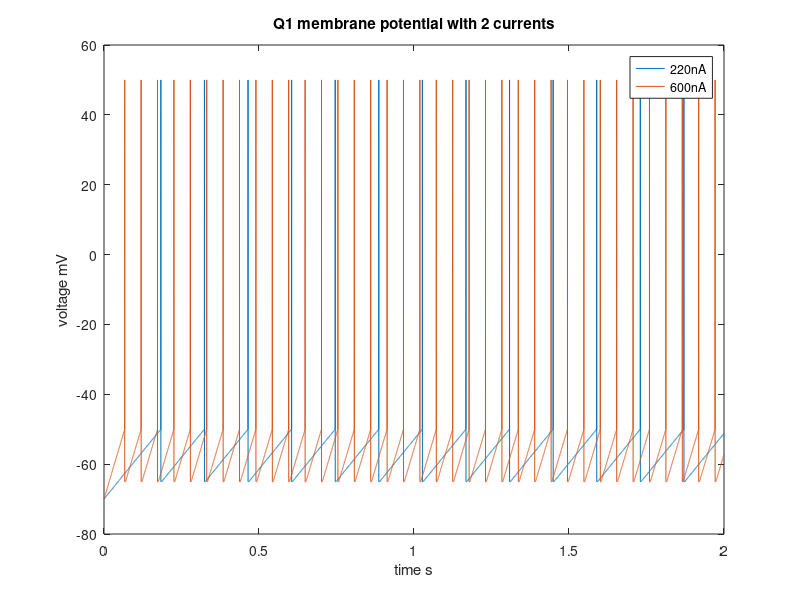
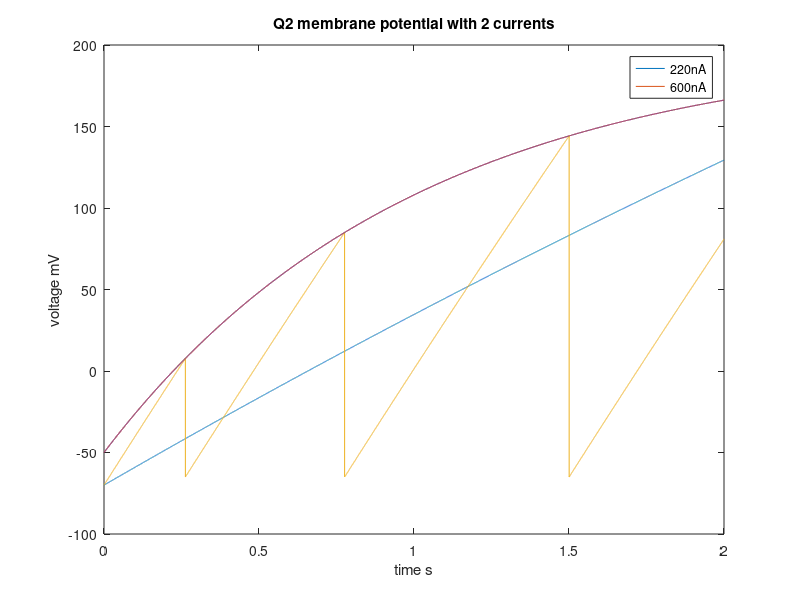
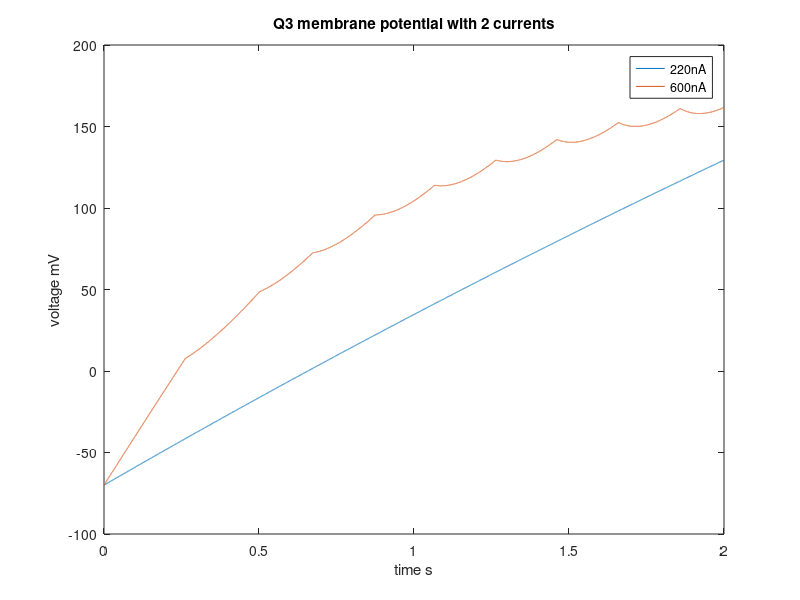
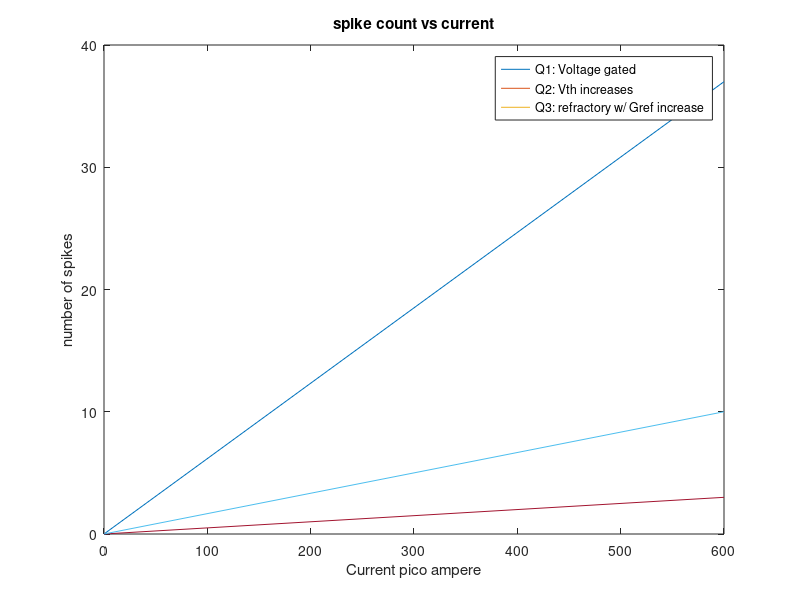

MATLAB code for these plots, in order:
%% [Tutorial 2.2]

%% Question 1: voltage gated channel
%setting up the parameters
EL = -70; %leaky = -70mV
Rm = 5; % resistence = 5ohms
Cm = 2; % membrane capacitance = 5nF
Vth = -50; % threshold -50mV
Vreset = -65; % reset voltage -65mV
Vpeak = 50; %voltage peak = -50mV

%setting up time
dt = 0.0001; %0.1ms step size
tvec = 0:dt:2; % setting up the tvector 2seconds
tau_ref = 25; % tau reference 2.5*1ms= 2.5ms

%setting up voltage vector
vvec1 = zeros(size(tvec)); %voltage size same as tvec
vvec1(1) = EL; %initialize first element as leaky


%% setting up Euler's method 
for range = 100:100:600 %setting up applied current constants
    pos = 1; %pos of iapp vec
       countvec1 = zeros(6);% define the spike vector
   iapp1 = zeros(6); %current vector
   vvec1avg = zeros(6);% the vm average vector
      vvec1avg(pos) = 0; % initialize = 0
   iapp1(pos) = range; % first element as the first applied current range
   refrac = 1 + tau_ref;
   countvec1(pos) = 0; % spike array counts
   vvec1add = 0; % define an sum vector for membrane potential
for i = 2:length(tvec)
    if (refrac > tau_ref) %if time > refractory period, start firing
    %dVm/dt = ((El - Vm) /Rm + Iapp)/Cm.
    dVm_over_dt = ((EL-vvec1(i-1)) / Rm + iapp1(pos))/Cm;
    % Vmi = Vmi-1 + dt*f(ti-1,vmi-1) 
    vvec1(i) = vvec1(i-1) + dVm_over_dt * dt;
    else %or it's just gonna stay at reset, while time increases 
        refrac = refrac+1; 
        vvec1(i) = Vreset;
    end
    if (vvec1(i) > Vth)% if vvec element is higher than V threshold
        vvec1(i-1) = Vpeak; %force the element to peak;
        vvec1(i) = Vreset;
        countvec1(pos)= countvec1(pos)+1; %spike count +1
        refrac = 0; % resset refractory period.
    end
    vvec1add = vvec1(i-1)+vvec1(i);
end
vvec1avg(pos) = vvec1add / length(tvec); % get the average
pos = pos + 1;
vvec1add = 0; % reset the sum to 0 to start another 'for' loop.
end

%% setting up Euler's method (membrane potential)
for range = 220:380:600 %setting up applied current constants
       pos = 1; %pos of iapp vec
    iapp = zeros(2); %current vector
   iapp(pos) = range; % first element as the first applied current range
   refrac = 1 + tau_ref; %refractory time initialization

for i = 2:length(tvec)
    if (refrac > tau_ref) % if time achieves tau, start firing
    %dVm/dt = ((El - Vm) /Rm + Iapp)/Cm.
    dVm_over_dt = ((EL-vvec1(i-1)) / Rm + iapp(pos))/Cm;
    % Vmi = Vmi-1 + dt*f(ti-1,vmi-1) 
    vvec1(i) = vvec1(i-1) + dVm_over_dt * dt;
    else%or it's just gonna stay at reset, while time increases 
        refrac = refrac+1;
        vvec1(i) = Vreset;
    end
    if (vvec1(i) > Vth)% if vvec element is higher than V threshold
        vvec1(i-1) = Vpeak; %force the element to peak;
        vvec1(i) = Vreset; 
        refrac = 0; %reset the refractory period
    end
end
pos = pos + 1; % move on to the next position array

figure(1)
plot(tvec,vvec1)
hold on
title('Q1 membrane potential with 2 currents')
xlabel('time s')
ylabel('voltage mV')
end
legend({'220nA','600nA'})

%% Q2 Threshold Increase

%implement the new voltage threshold vector.
Vthvec = zeros(size(tvec)); %Vth is a variable
Vth0 = -50;%initial condition is -50mV
Vthvec(1) = Vth0; %initial condition is -50mV
Vthmax = 200; % max condition is 200mV
vvec2 = zeros(size(tvec));
vvec2(1) = EL;
%new parameters
tau_vth = 1;%refractory time const = 1ms

%% setting up Euler's method 
for range = 100:100:600 %setting up applied current constants
       pos = 1; %pos of iapp vec
          countvec2 = zeros(6);% define the spike vector
   iapp2 = zeros(6); %current vector
   iapp2(pos) = range; % first element as the first applied current range
      vvec2avg = zeros(6);% the vm average vector
      vvec2avg(pos) = 0; % initialize = 0
      vvec2add = 0;
   countvec2(pos) = 0; % spike array counts
for i = 2:length(tvec)
    %Euler's for V threshold
    %dVth/dt = (Vth0 - Vth)/tau_vth
    dVth_over_dt = (Vth0-Vthvec(i-1))/tau_vth;
    % Vmi = Vmi-1 + dt*f(ti-1,vmi-1) 
    Vthvec(i) = Vthvec(i-1) + dVth_over_dt * dt;
    %dVm/dt = ((El - Vm) /Rm + Iapp)/Cm.
    dVm_over_dt = ((EL-vvec2(i-1)) / Rm + iapp2(pos))/Cm;
    % Vmi = Vmi-1 + dt*f(ti-1,vmi-1) 
    vvec2(i) = vvec2(i-1) + dVm_over_dt * dt;
    
    if (vvec2(i) > Vthvec(i))% if vvec element is higher than V threshold
        vvec2(i) = Vreset; 
        Vth0 = Vthmax;
        countvec2(pos) = countvec2(pos) + 1;
    end
    vvec2add = vvec2(i-1)+vvec2(i);
end
vvec2avg(pos) = vvec2add/length(tvec);
pos = pos + 1; % move on to the next position array
vvec2add = 0;
end


%% setting up Euler's method (membrane potential)
for range = 220:380:600 %setting up applied current constants
       pos = 1; %pos of iapp vec
    iapp = zeros(2); %current vector
   iapp(pos) = range; % first element as the first applied current range
for i = 2:length(tvec)
    %Euler's for V threshold
    %dVth/dt = (Vth0 - Vth)/tau_vth
    dVth_over_dt = (Vth0-Vthvec(i-1))/tau_vth;
    % Vmi = Vmi-1 + dt*f(ti-1,vmi-1) 
    Vthvec(i) = Vthvec(i-1) + dVth_over_dt * dt;
    %dVm/dt = ((El - Vm) /Rm + Iapp)/Cm.
    dVm_over_dt = ((EL-vvec2(i-1)) / Rm + iapp(pos))/Cm;
    % Vmi = Vmi-1 + dt*f(ti-1,vmi-1) 
    vvec2(i) = vvec2(i-1) + dVm_over_dt * dt;
    
    if (vvec2(i) > Vthvec(i))% if vvec element is higher than V threshold
        vvec2(i) = Vreset; 
        Vth0 = Vthmax;
    end
end
pos = pos + 1; % move on to the next position array

figure(2)
plot(tvec,vvec2)
hold on
plot(tvec,Vthvec)
title('Q2 membrane potential with 2 currents')
xlabel('time s')
ylabel('voltage mV')
end
legend({'220nA','600nA'})


%% Q3 Refractory Conductance with Threshold Increase

% declare additional parameters
EK = -80; %Epotassium = -80mV
tau_gref = 0.2; %tau conductance refractory0.2ms
%declare refractory conductance vectors
Gvec = zeros(size(tvec)); % declare Gvec
Gvec(1) = 0; %initialize first value to 0;
deltag = 2; %delta g = 2uS
vvec3 = zeros(size(tvec));
vvec3(1) = EL;
 
%% setting up Euler's method
   countvec3 = zeros(6);% define the spike vector
   iapp3 = zeros(6); %current vector
for range = 100:100:600 %setting up applied current constants
       pos = 1; %pos of iapp vec
   iapp3(pos) = range; % first element as the first applied current range
   countvec3(pos) = 0; % spike array counts
   vvec3avg = zeros(6);
   vvec3avg(pos) = 0;
   vvec3add = 0;
for i = 2:length(tvec)
    %Euler's for Gthreshold
    %dGref(t)/dt = -Gref(t)/tau_gref
    dGref_over_dt = -Gvec(i-1)/tau_gref;
    % Vmi = Vmi-1 + dt*f(ti-1,vmi-1) 
    Gvec(i) = Gvec(i-1) + dGref_over_dt *dt;
    %Euler's for V threshold
    %dVth/dt = (Vth0 - Vth)/tau_vth
    dVth_over_dt = (Vth0-Vthvec(i-1))/tau_vth;
    % Vmi = Vmi-1 + dt*f(ti-1,vmi-1) 
    Vthvec(i) = Vthvec(i-1) + dVth_over_dt * dt;
    %dVm/dt = ((El - Vm) /Rm + Gref*(EK-Vm) Iapp)/Cm.
    dVm_over_dt = ((EL-vvec3(i-1)) / Rm + Gvec(i-1)*(EK-vvec3(i-1)) +iapp3(pos))/Cm;
    % Vmi = Vmi-1 + dt*f(ti-1,vmi-1) 
    vvec3(i) = vvec3(i-1) + dVm_over_dt * dt;
    if (vvec3(i) > Vthvec(i))% if vvec element is higher than V threshold
        Gvec(i) = Gvec(i-1) + 2;
        Vth0 = Vthmax;
        countvec3(pos) = countvec3(pos) + 1;
    end
    vvec3add = vvec3(i-1)+vvec3(i);
end
vvec3avg(pos) = vvec3add / length(tvec);
pos = pos + 1; % move on to the next position array
vvec3add = 0;
end

%% setting up Euler's method (membrane potential)
for range = 220:380:600 %setting up applied current constants
       pos = 1; %pos of iapp vec
    iapp = zeros(2); %current vector
   iapp(pos) = range; % first element as the first applied current range
for i = 2:length(tvec)
    %Euler's for Gthreshold
    %dGref(t)/dt = -Gref(t)/tau_gref
    dGref_over_dt = -Gvec(i-1)/tau_gref;
    % Vmi = Vmi-1 + dt*f(ti-1,vmi-1) 
    Gvec(i) = Gvec(i-1) + dGref_over_dt *dt;
    %Euler's for V threshold
    %dVth/dt = (Vth0 - Vth)/tau_vth
    dVth_over_dt = (Vth0-Vthvec(i-1))/tau_vth;
    % Vmi = Vmi-1 + dt*f(ti-1,vmi-1) 
    Vthvec(i) = Vthvec(i-1) + dVth_over_dt * dt;
    %dVm/dt = ((El - Vm) /Rm + Gref*(EK-Vm) Iapp)/Cm.
    dVm_over_dt = ((EL-vvec3(i-1)) / Rm + Gvec(i-1)*(EK-vvec3(i-1)) +iapp(pos))/Cm;
    % Vmi = Vmi-1 + dt*f(ti-1,vmi-1) 
    vvec3(i) = vvec3(i-1) + dVm_over_dt * dt;
    if (vvec3(i) > Vthvec(i))% if vvec element is higher than V threshold
        Gvec(i) = Gvec(i) + 2;
        Vth0 = Vthmax;
    end
end
pos = pos + 1; % move on to the next position array
figure(3)
plot(tvec,vvec3)
hold on
title('Q3 membrane potential with 2 currents')
xlabel('time s')
ylabel('voltage mV')
end
legend({'220nA','600nA'})

%% Drawing Requirements

% number of spikes vs applied current
figure(4)
plot(iapp1, countvec1)
hold on
plot(iapp2, countvec2)
hold on 
plot(iapp3, countvec3)
title('spike count vs current')
xlabel('Current pico ampere')
ylabel('number of spikes')
legend({'Q1: Voltage gated','Q2: Vth increases','Q3: refractory w/ Gref increase'})

%mean membrane potential vs applied current.
figure(5)
plot(iapp1, vvec1avg)
hold on
plot(iapp2, vvec2avg)
hold on 
plot(iapp3, vvec3avg)
title('mean membrane potential vs current')
xlabel('Current pico ampere')
ylabel('Voltage mV')
legend({'Q1: Voltage gated','Q2: Vth increases','Q3: refractory w/ Gref increase'})

% mean membrane vs spikes fired
figure (6)
plot(countvec1, vvec1avg)
hold on
plot(countvec2, vvec2avg)
hold on 
plot(countvec3, vvec3avg)
title('mean membrane potential vs number of spikes')
xlabel('numeber of spikes')
ylabel('Voltage mV')
legend({'Q1: Voltage gated','Q2: Vth increases','Q3: refractory w/ Gref increase'})

%% Explanation
%there are obvious differences in both three methods of computation. On
%figure 4 where spike vs current, we can see that voltage gated has a
%higher slope than the other two, which means that the the larger applied
%current is, the voltage gated one is more prone to increases the number of
%spike by a whole margin. Therfore, the draweback of having a lot of action
%potentials is to have a more negative mean membrane potential as opposed to 
%applied current, as can be seen by figure 5. The only negative slope is the 
%voltage gated one. The other two still maintains a positive slope because 
%they don't fire as much action potentials. As for figure 6, since we have
%different amounts of spikes, the line is, accordingly, in different length 
%where voltage gated is the longest, and the shortest line has the highest
%slope. All of them are linear.

%% [Tutorial 2.3]

%Setting up parameters. (everything 10^3 for clarity)
EL = -75; %Leaky = -75mV
Vth = -50; % Threshold = -50mV
Vreset = -80; %the reset is 80mV
Rm = 100; % resistence is 100Mohms
Cm = 0.1; % Capacitance is 0.1pF
Ek = -80; %Equilibrium potassium = -80mV
deltaG = 1; % deltaGSRA = 1nS
tau = 0.2; % tau = 200ms

%% Part a

%setting up time vec
dt = 0.001; % step size = 0.1ms
tvec = 0:dt:1.5; % until 1.5s
%setting up Voltage vector
vvec = zeros(size(tvec));
vvec(1) = EL; %initialize the first term
%setting up conductance vector
gvec = zeros(size(tvec));
gvec(1) = 0; % initalize the first term
%Setting up Euler's method
iapp = zeros(size(tvec)); % have a variable iapp.
for i = 2:length(tvec)
    if (i > 500 && i < 1000)
        iapp(i-1) = 500;%500pA for applied curve
    else 
        iapp(i-1) = 0;
    end
    %dG/dt = -G/tau
    dG_over_dt = -gvec(i-1)/tau;
    gvec(i) = gvec(i-1) + dG_over_dt * dt;
    %dV/dt = ((EL - V) /Rm + G(EK-V)+Iapp)/Cm.
    dV_over_dt = ((EL-vvec(i-1)) / Rm + gvec(i-1)*(EK-vvec(i-1))+iapp(i-1))/Cm;
    % Vmi = Vmi-1 + dt*f(ti-1,vmi-1) 
    vvec(i) = vvec(i-1) + dV_over_dt * dt;
    if (vvec(i) > Vth)% if vvec element is higher than V threshold
        vvec(i) = Vreset; %force the element to reset to Vreset
        gvec(i) = gvec(i-1) + deltaG;
    end
end
figure (7)
plot(tvec,iapp)
title('Tutorial 2.3 Part A current vs time')
xlabel('time s')
ylabel('current pA')

figure (8)
plot(tvec,vvec)
title('Tutorial 2.3 Part A Membrane potential vs time')
xlabel('time s')
ylabel('voltage MV')

figure (9)
plot(tvec,gvec)
title('Tutorial 2.3 Part A Adaptation conductance vs time')
xlabel('time s')
ylabel('Conductance nS')

%% Part B
%time changes
tvec2 = 0:dt:5; % until 5s
%setting up Voltage vector
vvec4 = zeros(size(tvec2));
vvec4(1) = EL; %initialize the first term
%setting up conductance vector
gvec2 = zeros(size(tvec2));
gvec2(1) = 0; % initalize the first term
%Setting up Euler's method
inv_isi_time1 = zeros(20);
inv_isi_steady = zeros(20);
pos = 1;
iapp = 0;
irange = zeros(20);
for range = 1:1:20
    iapp = range;
    t1 = 0;
    t2 = 0;
    k = 0;
    j1 = 0;
    j2 = 0;
for i = 2:length(tvec2)
    %dG/dt = -G/tau
    t1 = t1 + 1;
    t2 = t2+1;
    dG_over_dt = -gvec2(i-1)/tau;
    gvec2(i) = gvec2(i-1) + dG_over_dt * dt;
    %dV/dt = ((EL - V) /Rm + G(EK-V)+Iapp)/Cm.
    dV_over_dt = ((EL-vvec4(i-1)) / Rm + gvec2(i-1)*(EK-vvec4(i-1))+iapp)/Cm;
    % Vmi = Vmi-1 + dt*f(ti-1,vmi-1) 
    vvec4(i) = vvec4(i-1) + dV_over_dt * dt;
    if (vvec4(i) > Vth)% if vvec element is higher than V threshold
        vvec4(i) = Vreset; %force the element to reset to Vreset
        gvec2(i) = gvec2(i-1) + deltaG;
        k = k+1;
       if k == 1
        j1 = t1;
       elseif k == 2
        j2 = t2;
       end
    end
end
inv_isi_time1(pos) = 1 /(j2-j1);
inv_isi_steady(pos) = 1/ ((length(tvec2)-j2)/ k);
irange(pos) = range;
 hold on
 pos = pos+1;
end
figure (10)
plot(irange,inv_isi_steady)
hold on
plot(irange,inv_isi_time1,('x'))
legend('steady state','individual')
xlabel('current')
ylabel('ISI')
title('Tutorial 2.3 Part B f-I curve')

%% comment:
% the initial firing frequency is less than the stady state frequency, yet
% when applied current is in becoming of a greater degree the initial
% firing frequency becomes larger.

%% Pod Times
% We met on Thursday from 7 to 9PM to work and clear up settting parameters

% I helped by sharing my codes and graphs to them and clearing up the
% values of parameters because of margin of error.

% I had questions on the theoretical curves and what the graphs should
% actually look like to confirm if my plot is correct.














